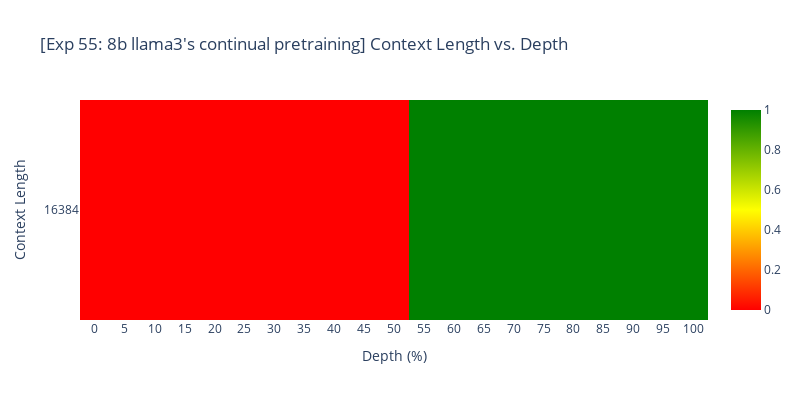

Notebook cell for this chart:
### Code cell
import plotly.graph_objects as go
import numpy as np

# Create data
depth = np.linspace(0, 100, 21)  # 0% to 100% in 5% increments
context_length = [16384]  # 8192 * 2

# Create the heatmap data
heatmap_data = np.zeros((1, len(depth)))
# heatmap_data[:] = np.linspace(0, 1, len(depth))
heatmap_data[:, :11] = 0  # Red for 0% to 50%
heatmap_data[:, 11:] = 1  # Green for 55% to 100

# Create the heatmap
fig = go.Figure(data=go.Heatmap(
    z=heatmap_data,
    x=depth,
    y=context_length,
    colorscale=[
        [0, 'red'],
        [0.5, 'yellow'],
        [1, 'green']
    ],
    zmin=0,
    zmax=1,
    showscale=True,
))

# Update layout
fig.update_layout(
    title="[Exp 55: 8b llama3's continual pretraining] Context Length vs. Depth",
    xaxis_title='Depth (%)',
    yaxis_title='Context Length',
    xaxis=dict(
        tickmode='linear',
        tick0=0,
        dtick=5,
    ),
    yaxis=dict(
        tickmode='array',
        tickvals=[16384],
        ticktext=['16384'],
    ),
    width=800,
    height=400,
)

# Show the plot
fig.show()

### Figure 1 — Plotly figure (JSON) as saved in the notebook; plotly's stock layout.template omitted (floating-point values rounded to 4 significant figures)
{"data": [{"colorscale": [[0, "red"], [0.5, "yellow"], [1, "green"]], "showscale": true, "type": "heatmap", "x": [0, 5, 10, 15, 20, 25, 30, 35, 40, 45, 50, 55, 60, 65, 70, 75, 80, 85, 90, 95, 100], "y": [16384], "z": [[0, 0, 0, 0, 0, 0, 0, 0, 0, 0, 0, 1, 1, 1, 1, 1, 1, 1, 1, 1, 1]], "zmax": 1, "zmin": 0}], "layout": {"height": 400, "title": {"text": "[Exp 55: 8b llama3's continual pretraining] Context Length vs. Depth"}, "width": 800, "xaxis": {"dtick": 5, "tick0": 0, "tickmode": "linear", "title": {"text": "Depth (%)"}}, "yaxis": {"tickmode": "array", "ticktext": ["16384"], "tickvals": [16384], "title": {"text": "Context Length"}}}}
